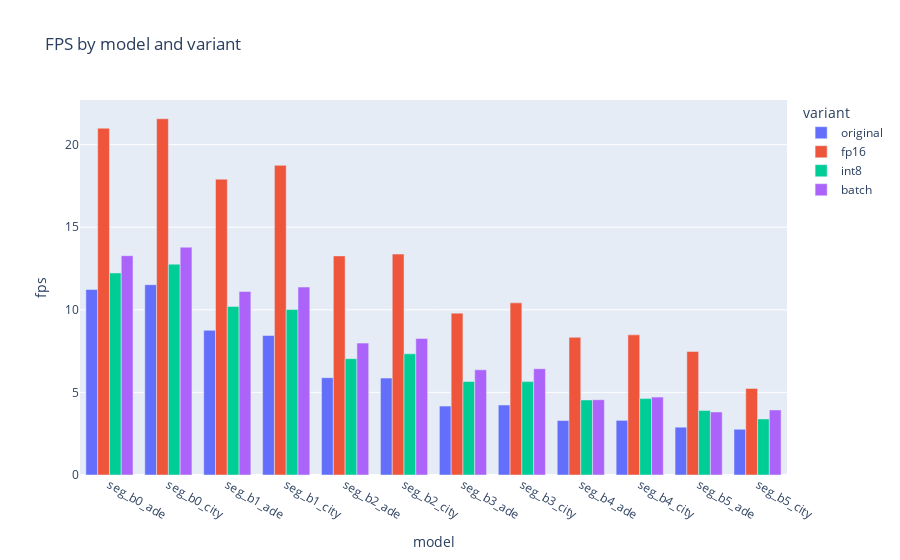
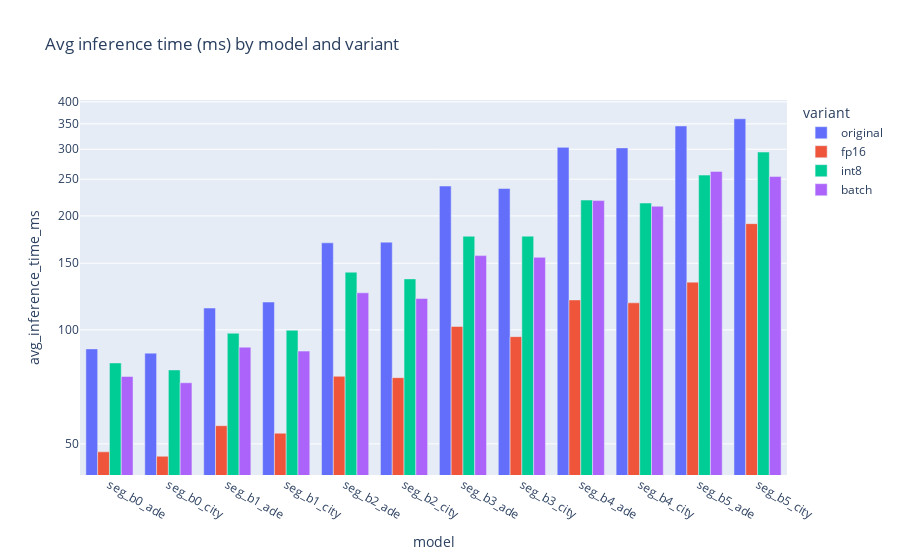
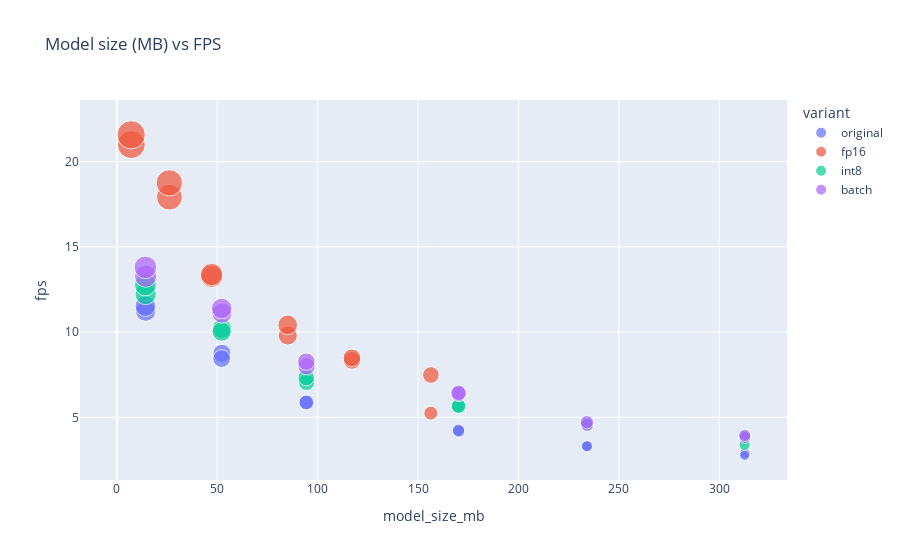

Notebook code cell kept with these figures, in order:
### Markdown cell above
# Visualize optimized models comparison results

This notebook scans the `optimized_models` directory for `comparison_*.json` files, aggregates the reported metrics (fps, avg_inference_time_ms, model_size_mb, etc.), and renders interactive Plotly charts to compare variants (original, fp16, int8, batch) across models. Run the code cell below to produce the charts.

### Code cell
# Scan optimized_models for comparison_*.json but only use the latest session per model — only direct folders named "seg_*" — aggregate and plot with Plotly
import json
from pathlib import Path
import pandas as pd
import plotly.express as px

# root should be the optimized_models folder (not the repo root)
root = Path("./")

rows = []
# iterate immediate child model folders whose name starts with 'seg_'
model_folders = sorted([p for p in root.iterdir() if p.is_dir() and p.name.startswith('seg_')])
for model_dir in model_folders:
    # find session subfolders inside the model_dir (e.g., 20250910_204734_000015)
    session_dirs = [d for d in model_dir.iterdir() if d.is_dir()]
    if not session_dirs:
        # sometimes files may be directly inside; check for comparison files directly
        candidates = list(model_dir.rglob('comparison_*.json'))
        if not candidates:
            continue
        latest_session_root = model_dir
    else:
        # choose the latest session by folder name (YYYYMMDD... lexicographical order works)
        # choose session by index: 1 = latest, 2 = second latest, etc. (lexicographical order)
        session_dirs_sorted = sorted(session_dirs, key=lambda d: d.name)
        session_index = 1  # 1 = latest, 2 = second latest, etc.
        if len(session_dirs_sorted) < session_index:
            continue  # skip if not enough sessions
        latest_session = session_dirs_sorted[-session_index]
        latest_session_root = latest_session

    # search within the latest session root for comparison_*.json files
    found = list(latest_session_root.rglob('comparison_*.json'))
    if not found:
        # if nothing found, try one level deeper (some layouts have an extra model-named folder)
        deeper = []
        for child in latest_session_root.iterdir():
            if child.is_dir():
                deeper.extend(child.rglob('comparison_*.json'))
        found = deeper

    if not found:
        # nothing to process for this model
        print(f"No comparison_*.json for model folder {model_dir.name} (checked latest session {latest_session_root})")
        continue

    # process all comparison files found in the chosen latest session
    for p in found:
        try:
            data = json.loads(p.read_text(encoding='utf-8'))
        except Exception as e:
            # print(f"Skipping {p}: {e}")
            continue
        model_label = model_dir.name
        # flatten the metrics
        for variant, metrics in data.items():
            row = dict(model=model_label, variant=variant, filepath=str(p), session=str(latest_session_root))
            if not isinstance(metrics, dict):
                # safety: sometimes JSON may be a list/other
                # print(f" Skipping {p} - invalid metrics format for variant {variant}")
                continue
            for k, v in metrics.items():
                row[k] = v
            rows.append(row)

if not rows:
    print('No comparison_*.json files found under', root, 'for latest sessions of seg_* folders')
else:
    df = pd.DataFrame(rows)
    # tidy up model names
    df['model'] = df['model'].astype(str)
    df['batch_size'] = df['batch_size'].fillna(1).astype(int)
    # Remove 'filepath' and 'session' columns for visualization only
    df_vis = df.drop(columns=['filepath', 'session'])
    display(df_vis)

    # Plot: FPS by model and variant
    if 'fps' in df.columns:
        fig1 = px.bar(df, x='model', y='fps', color='variant', barmode='group', title='FPS by model and variant')
        fig1.show()

    # Plot: inference time ms by model and variant
    if 'avg_inference_time_ms' in df.columns:
        fig2 = px.bar(df, x='model', y='avg_inference_time_ms', color='variant', barmode='group', title='Avg inference time (ms) by model and variant')
        fig2.update_yaxes(type='log')
        fig2.show()

    # Scatter: model size vs fps
    if 'model_size_mb' in df.columns and 'fps' in df.columns:
        fig3 = px.scatter(df, x='model_size_mb', y='fps', color='variant', hover_data=['model', 'filepath', 'session'], size='fps', title='Model size (MB) vs FPS')
        fig3.show()

    print('Done.')

### Figure 1 — Plotly figure (JSON) as saved in the notebook; plotly's stock layout.template omitted (floating-point values rounded to 4 significant figures)
{"data": [{"alignmentgroup": "True", "hovertemplate": "variant=original<br>model=%{x}<br>fps=%{y}<extra></extra>", "legendgroup": "original", "marker": {"color": "#636efa", "pattern": {"shape": ""}}, "name": "original", "offsetgroup": "original", "orientation": "v", "showlegend": true, "textposition": "auto", "type": "bar", "x": ["seg_b0_ade", "seg_b0_city", "seg_b1_ade", "seg_b1_city", "seg_b2_ade", "seg_b2_city", "seg_b3_ade", "seg_b3_city", "seg_b4_ade", "seg_b4_city", "seg_b5_ade", "seg_b5_city"], "xaxis": "x", "y": [11.23, 11.52, 8.757, 8.442, 5.89, 5.866, 4.171, 4.234, 3.296, 3.307, 2.894, 2.77], "yaxis": "y"}, {"alignmentgroup": "True", "hovertemplate": "variant=fp16<br>model=%{x}<br>fps=%{y}<extra></extra>", "legendgroup": "fp16", "marker": {"color": "#EF553B", "pattern": {"shape": ""}}, "name": "fp16", "offsetgroup": "fp16", "orientation": "v", "showlegend": true, "textposition": "auto", "type": "bar", "x": ["seg_b0_ade", "seg_b0_city", "seg_b1_ade", "seg_b1_city", "seg_b2_ade", "seg_b2_city", "seg_b3_ade", "seg_b3_city", "seg_b4_ade", "seg_b4_city", "seg_b5_ade", "seg_b5_city"], "xaxis": "x", "y": [20.99, 21.56, 17.91, 18.74, 13.26, 13.37, 9.796, 10.42, 8.334, 8.484, 7.481, 5.241], "yaxis": "y"}, {"alignmentgroup": "True", "hovertemplate": "variant=int8<br>model=%{x}<br>fps=%{y}<extra></extra>", "legendgroup": "int8", "marker": {"color": "#00cc96", "pattern": {"shape": ""}}, "name": "int8", "offsetgroup": "int8", "orientation": "v", "showlegend": true, "textposition": "auto", "type": "bar", "x": ["seg_b0_ade", "seg_b0_city", "seg_b1_ade", "seg_b1_city", "seg_b2_ade", "seg_b2_city", "seg_b3_ade", "seg_b3_city", "seg_b4_ade", "seg_b4_city", "seg_b5_ade", "seg_b5_city"], "xaxis": "x", "y": [12.23, 12.76, 10.21, 10.02, 7.041, 7.334, 5.659, 5.655, 4.541, 4.624, 3.902, 3.391], "yaxis": "y"}, {"alignmentgroup": "True", "hovertemplate": "variant=batch<br>model=%{x}<br>fps=%{y}<extra></extra>", "legendgroup": "batch", "marker": {"color": "#ab63fa", "pattern": {"shape": ""}}, "name": "batch", "offsetgroup": "batch", "orientation": "v", "showlegend": true, "textposition": "auto", "type": "bar", "x": ["seg_b0_ade", "seg_b0_city", "seg_b1_ade", "seg_b1_city", "seg_b2_ade", "seg_b2_city", "seg_b3_ade", "seg_b3_city", "seg_b4_ade", "seg_b4_city", "seg_b5_ade", "seg_b5_city"], "xaxis": "x", "y": [13.27, 13.79, 11.11, 11.38, 7.983, 8.264, 6.367, 6.433, 4.556, 4.714, 3.815, 3.937], "yaxis": "y"}], "layout": {"barmode": "group", "legend": {"title": {"text": "variant"}, "tracegroupgap": 0}, "title": {"text": "FPS by model and variant"}, "xaxis": {"anchor": "y", "domain": [0, 1], "title": {"text": "model"}}, "yaxis": {"anchor": "x", "domain": [0, 1], "title": {"text": "fps"}}}}

### Figure 2 — Plotly figure (JSON) as saved in the notebook; plotly's stock layout.template omitted (floating-point values rounded to 4 significant figures)
{"data": [{"alignmentgroup": "True", "hovertemplate": "variant=original<br>model=%{x}<br>avg_inference_time_ms=%{y}<extra></extra>", "legendgroup": "original", "marker": {"color": "#636efa", "pattern": {"shape": ""}}, "name": "original", "offsetgroup": "original", "orientation": "v", "showlegend": true, "textposition": "auto", "type": "bar", "x": ["seg_b0_ade", "seg_b0_city", "seg_b1_ade", "seg_b1_city", "seg_b2_ade", "seg_b2_city", "seg_b3_ade", "seg_b3_city", "seg_b4_ade", "seg_b4_city", "seg_b5_ade", "seg_b5_city"], "xaxis": "x", "y": [89.07, 86.81, 114.2, 118.5, 169.8, 170.5, 239.8, 236.2, 303.4, 302.4, 345.5, 361.0], "yaxis": "y"}, {"alignmentgroup": "True", "hovertemplate": "variant=fp16<br>model=%{x}<br>avg_inference_time_ms=%{y}<extra></extra>", "legendgroup": "fp16", "marker": {"color": "#EF553B", "pattern": {"shape": ""}}, "name": "fp16", "offsetgroup": "fp16", "orientation": "v", "showlegend": true, "textposition": "auto", "type": "bar", "x": ["seg_b0_ade", "seg_b0_city", "seg_b1_ade", "seg_b1_city", "seg_b2_ade", "seg_b2_city", "seg_b3_ade", "seg_b3_city", "seg_b4_ade", "seg_b4_city", "seg_b5_ade", "seg_b5_city"], "xaxis": "x", "y": [47.64, 46.37, 55.84, 53.35, 75.4, 74.78, 102.1, 95.98, 120.0, 117.9, 133.7, 190.8], "yaxis": "y"}, {"alignmentgroup": "True", "hovertemplate": "variant=int8<br>model=%{x}<br>avg_inference_time_ms=%{y}<extra></extra>", "legendgroup": "int8", "marker": {"color": "#00cc96", "pattern": {"shape": ""}}, "name": "int8", "offsetgroup": "int8", "orientation": "v", "showlegend": true, "textposition": "auto", "type": "bar", "x": ["seg_b0_ade", "seg_b0_city", "seg_b1_ade", "seg_b1_city", "seg_b2_ade", "seg_b2_city", "seg_b3_ade", "seg_b3_city", "seg_b4_ade", "seg_b4_city", "seg_b5_ade", "seg_b5_city"], "xaxis": "x", "y": [81.78, 78.36, 97.98, 99.76, 142.0, 136.3, 176.7, 176.8, 220.2, 216.3, 256.3, 294.9], "yaxis": "y"}, {"alignmentgroup": "True", "hovertemplate": "variant=batch<br>model=%{x}<br>avg_inference_time_ms=%{y}<extra></extra>", "legendgroup": "batch", "marker": {"color": "#ab63fa", "pattern": {"shape": ""}}, "name": "batch", "offsetgroup": "batch", "orientation": "v", "showlegend": true, "textposition": "auto", "type": "bar", "x": ["seg_b0_ade", "seg_b0_city", "seg_b1_ade", "seg_b1_city", "seg_b2_ade", "seg_b2_city", "seg_b3_ade", "seg_b3_city", "seg_b4_ade", "seg_b4_city", "seg_b5_ade", "seg_b5_city"], "xaxis": "x", "y": [75.34, 72.51, 90.0, 87.88, 125.3, 121.0, 157.1, 155.5, 219.5, 212.1, 262.1, 254.0], "yaxis": "y"}], "layout": {"barmode": "group", "legend": {"title": {"text": "variant"}, "tracegroupgap": 0}, "title": {"text": "Avg inference time (ms) by model and variant"}, "xaxis": {"anchor": "y", "domain": [0, 1], "title": {"text": "model"}}, "yaxis": {"anchor": "x", "domain": [0, 1], "title": {"text": "avg_inference_time_ms"}, "type": "log"}}}

### Figure 3 — Plotly figure (JSON) as saved in the notebook; plotly's stock layout.template omitted (floating-point values rounded to 4 significant figures)
{"data": [{"customdata": [["seg_b0_ade", "seg_b0_ade\\20250911_173448_000015\\seg_b0_ade\\comparison_seg_b0_ade.json", "seg_b0_ade\\20250911_173448_000015"], ["seg_b0_city", "seg_b0_city\\20250911_173453_000016\\seg_b0_city\\comparison_seg_b0_city.json", "seg_b0_city\\20250911_173453_000016"], ["seg_b1_ade", "seg_b1_ade\\20250911_173458_000017\\seg_b1_ade\\comparison_seg_b1_ade.json", "seg_b1_ade\\20250911_173458_000017"], ["seg_b1_city", "seg_b1_city\\20250911_173504_000018\\seg_b1_city\\comparison_seg_b1_city.json", "seg_b1_city\\20250911_173504_000018"], ["seg_b2_ade", "seg_b2_ade\\20250911_173511_000019\\seg_b2_ade\\comparison_seg_b2_ade.json", "seg_b2_ade\\20250911_173511_000019"], ["seg_b2_city", "seg_b2_city\\20250911_173521_000020\\seg_b2_city\\comparison_seg_b2_city.json", "seg_b2_city\\20250911_173521_000020"], ["seg_b3_ade", "seg_b3_ade\\20250911_173532_000021\\seg_b3_ade\\comparison_seg_b3_ade.json", "seg_b3_ade\\20250911_173532_000021"], ["seg_b3_city", "seg_b3_city\\20250911_173548_000022\\seg_b3_city\\comparison_seg_b3_city.json", "seg_b3_city\\20250911_173548_000022"], ["seg_b4_ade", "seg_b4_ade\\20250911_173605_000023\\seg_b4_ade\\comparison_seg_b4_ade.json", "seg_b4_ade\\20250911_173605_000023"], ["seg_b4_city", "seg_b4_city\\20250911_173626_000024\\seg_b4_city\\comparison_seg_b4_city.json", "seg_b4_city\\20250911_173626_000024"], ["seg_b5_ade", "seg_b5_ade\\20250911_173650_000025\\seg_b5_ade\\comparison_seg_b5_ade.json", "seg_b5_ade\\20250911_173650_000025"], ["seg_b5_city", "seg_b5_city\\20250911_173721_000026\\seg_b5_city\\comparison_seg_b5_city.json", "seg_b5_city\\20250911_173721_000026"]], "hovertemplate": "variant=original<br>model_size_mb=%{x}<br>fps=%{marker.size}<br>model=%{customdata[0]}<br>filepath=%{customdata[1]}<br>session=%{customdata[2]}<extra></extra>", "legendgroup": "original", "marker": {"color": "#636efa", "size": [11.23, 11.52, 8.757, 8.442, 5.89, 5.866, 4.171, 4.234, 3.296, 3.307, 2.894, 2.77], "sizemode": "area", "sizeref": 0.05391, "symbol": "circle"}, "mode": "markers", "name": "original", "orientation": "v", "showlegend": true, "type": "scatter", "x": [14.33, 14.2, 52.34, 52.21, 94.47, 94.34, 170.3, 170.2, 234.3, 234.1, 312.8, 312.7], "xaxis": "x", "y": [11.23, 11.52, 8.757, 8.442, 5.89, 5.866, 4.171, 4.234, 3.296, 3.307, 2.894, 2.77], "yaxis": "y"}, {"customdata": [["seg_b0_ade", "seg_b0_ade\\20250911_173448_000015\\seg_b0_ade\\comparison_seg_b0_ade.json", "seg_b0_ade\\20250911_173448_000015"], ["seg_b0_city", "seg_b0_city\\20250911_173453_000016\\seg_b0_city\\comparison_seg_b0_city.json", "seg_b0_city\\20250911_173453_000016"], ["seg_b1_ade", "seg_b1_ade\\20250911_173458_000017\\seg_b1_ade\\comparison_seg_b1_ade.json", "seg_b1_ade\\20250911_173458_000017"], ["seg_b1_city", "seg_b1_city\\20250911_173504_000018\\seg_b1_city\\comparison_seg_b1_city.json", "seg_b1_city\\20250911_173504_000018"], ["seg_b2_ade", "seg_b2_ade\\20250911_173511_000019\\seg_b2_ade\\comparison_seg_b2_ade.json", "seg_b2_ade\\20250911_173511_000019"], ["seg_b2_city", "seg_b2_city\\20250911_173521_000020\\seg_b2_city\\comparison_seg_b2_city.json", "seg_b2_city\\20250911_173521_000020"], ["seg_b3_ade", "seg_b3_ade\\20250911_173532_000021\\seg_b3_ade\\comparison_seg_b3_ade.json", "seg_b3_ade\\20250911_173532_000021"], ["seg_b3_city", "seg_b3_city\\20250911_173548_000022\\seg_b3_city\\comparison_seg_b3_city.json", "seg_b3_city\\20250911_173548_000022"], ["seg_b4_ade", "seg_b4_ade\\20250911_173605_000023\\seg_b4_ade\\comparison_seg_b4_ade.json", "seg_b4_ade\\20250911_173605_000023"], ["seg_b4_city", "seg_b4_city\\20250911_173626_000024\\seg_b4_city\\comparison_seg_b4_city.json", "seg_b4_city\\20250911_173626_000024"], ["seg_b5_ade", "seg_b5_ade\\20250911_173650_000025\\seg_b5_ade\\comparison_seg_b5_ade.json", "seg_b5_ade\\20250911_173650_000025"], ["seg_b5_city", "seg_b5_city\\20250911_173721_000026\\seg_b5_city\\comparison_seg_b5_city.json", "seg_b5_city\\20250911_173721_000026"]], "hovertemplate": "variant=fp16<br>model_size_mb=%{x}<br>fps=%{marker.size}<br>model=%{customdata[0]}<br>filepath=%{customdata[1]}<br>session=%{customdata[2]}<extra></extra>", "legendgroup": "fp16", "marker": {"color": "#EF553B", "size": [20.99, 21.56, 17.91, 18.74, 13.26, 13.37, 9.796, 10.42, 8.334, 8.484, 7.481, 5.241], "sizemode": "area", "sizeref": 0.05391, "symbol": "circle"}, "mode": "markers", "name": "fp16", "orientation": "v", "showlegend": true, "type": "scatter", "x": [7.165, 7.1, 26.17, 26.1, 47.23, 47.17, 85.14, 85.08, 117.1, 117.1, 156.4, 156.4], "xaxis": "x", "y": [20.99, 21.56, 17.91, 18.74, 13.26, 13.37, 9.796, 10.42, 8.334, 8.484, 7.481, 5.241], "yaxis": "y"}, {"customdata": [["seg_b0_ade", "seg_b0_ade\\20250911_173448_000015\\seg_b0_ade\\comparison_seg_b0_ade.json", "seg_b0_ade\\20250911_173448_000015"], ["seg_b0_city", "seg_b0_city\\20250911_173453_000016\\seg_b0_city\\comparison_seg_b0_city.json", "seg_b0_city\\20250911_173453_000016"], ["seg_b1_ade", "seg_b1_ade\\20250911_173458_000017\\seg_b1_ade\\comparison_seg_b1_ade.json", "seg_b1_ade\\20250911_173458_000017"], ["seg_b1_city", "seg_b1_city\\20250911_173504_000018\\seg_b1_city\\comparison_seg_b1_city.json", "seg_b1_city\\20250911_173504_000018"], ["seg_b2_ade", "seg_b2_ade\\20250911_173511_000019\\seg_b2_ade\\comparison_seg_b2_ade.json", "seg_b2_ade\\20250911_173511_000019"], ["seg_b2_city", "seg_b2_city\\20250911_173521_000020\\seg_b2_city\\comparison_seg_b2_city.json", "seg_b2_city\\20250911_173521_000020"], ["seg_b3_ade", "seg_b3_ade\\20250911_173532_000021\\seg_b3_ade\\comparison_seg_b3_ade.json", "seg_b3_ade\\20250911_173532_000021"], ["seg_b3_city", "seg_b3_city\\20250911_173548_000022\\seg_b3_city\\comparison_seg_b3_city.json", "seg_b3_city\\20250911_173548_000022"], ["seg_b4_ade", "seg_b4_ade\\20250911_173605_000023\\seg_b4_ade\\comparison_seg_b4_ade.json", "seg_b4_ade\\20250911_173605_000023"], ["seg_b4_city", "seg_b4_city\\20250911_173626_000024\\seg_b4_city\\comparison_seg_b4_city.json", "seg_b4_city\\20250911_173626_000024"], ["seg_b5_ade", "seg_b5_ade\\20250911_173650_000025\\seg_b5_ade\\comparison_seg_b5_ade.json", "seg_b5_ade\\20250911_173650_000025"], ["seg_b5_city", "seg_b5_city\\20250911_173721_000026\\seg_b5_city\\comparison_seg_b5_city.json", "seg_b5_city\\20250911_173721_000026"]], "hovertemplate": "variant=int8<br>model_size_mb=%{x}<br>fps=%{marker.size}<br>model=%{customdata[0]}<br>filepath=%{customdata[1]}<br>session=%{customdata[2]}<extra></extra>", "legendgroup": "int8", "marker": {"color": "#00cc96", "size": [12.23, 12.76, 10.21, 10.02, 7.041, 7.334, 5.659, 5.655, 4.541, 4.624, 3.902, 3.391], "sizemode": "area", "sizeref": 0.05391, "symbol": "circle"}, "mode": "markers", "name": "int8", "orientation": "v", "showlegend": true, "type": "scatter", "x": [14.33, 14.2, 52.34, 52.21, 94.47, 94.34, 170.3, 170.2, 234.3, 234.1, 312.8, 312.7], "xaxis": "x", "y": [12.23, 12.76, 10.21, 10.02, 7.041, 7.334, 5.659, 5.655, 4.541, 4.624, 3.902, 3.391], "yaxis": "y"}, {"customdata": [["seg_b0_ade", "seg_b0_ade\\20250911_173448_000015\\seg_b0_ade\\comparison_seg_b0_ade.json", "seg_b0_ade\\20250911_173448_000015"], ["seg_b0_city", "seg_b0_city\\20250911_173453_000016\\seg_b0_city\\comparison_seg_b0_city.json", "seg_b0_city\\20250911_173453_000016"], ["seg_b1_ade", "seg_b1_ade\\20250911_173458_000017\\seg_b1_ade\\comparison_seg_b1_ade.json", "seg_b1_ade\\20250911_173458_000017"], ["seg_b1_city", "seg_b1_city\\20250911_173504_000018\\seg_b1_city\\comparison_seg_b1_city.json", "seg_b1_city\\20250911_173504_000018"], ["seg_b2_ade", "seg_b2_ade\\20250911_173511_000019\\seg_b2_ade\\comparison_seg_b2_ade.json", "seg_b2_ade\\20250911_173511_000019"], ["seg_b2_city", "seg_b2_city\\20250911_173521_000020\\seg_b2_city\\comparison_seg_b2_city.json", "seg_b2_city\\20250911_173521_000020"], ["seg_b3_ade", "seg_b3_ade\\20250911_173532_000021\\seg_b3_ade\\comparison_seg_b3_ade.json", "seg_b3_ade\\20250911_173532_000021"], ["seg_b3_city", "seg_b3_city\\20250911_173548_000022\\seg_b3_city\\comparison_seg_b3_city.json", "seg_b3_city\\20250911_173548_000022"], ["seg_b4_ade", "seg_b4_ade\\20250911_173605_000023\\seg_b4_ade\\comparison_seg_b4_ade.json", "seg_b4_ade\\20250911_173605_000023"], ["seg_b4_city", "seg_b4_city\\20250911_173626_000024\\seg_b4_city\\comparison_seg_b4_city.json", "seg_b4_city\\20250911_173626_000024"], ["seg_b5_ade", "seg_b5_ade\\20250911_173650_000025\\seg_b5_ade\\comparison_seg_b5_ade.json", "seg_b5_ade\\20250911_173650_000025"], ["seg_b5_city", "seg_b5_city\\20250911_173721_000026\\seg_b5_city\\comparison_seg_b5_city.json", "seg_b5_city\\20250911_173721_000026"]], "hovertemplate": "variant=batch<br>model_size_mb=%{x}<br>fps=%{marker.size}<br>model=%{customdata[0]}<br>filepath=%{customdata[1]}<br>session=%{customdata[2]}<extra></extra>", "legendgroup": "batch", "marker": {"color": "#ab63fa", "size": [13.27, 13.79, 11.11, 11.38, 7.983, 8.264, 6.367, 6.433, 4.556, 4.714, 3.815, 3.937], "sizemode": "area", "sizeref": 0.05391, "symbol": "circle"}, "mode": "markers", "name": "batch", "orientation": "v", "showlegend": true, "type": "scatter", "x": [14.33, 14.2, 52.34, 52.21, 94.47, 94.34, 170.3, 170.2, 234.3, 234.1, 312.8, 312.7], "xaxis": "x", "y": [13.27, 13.79, 11.11, 11.38, 7.983, 8.264, 6.367, 6.433, 4.556, 4.714, 3.815, 3.937], "yaxis": "y"}], "layout": {"legend": {"itemsizing": "constant", "title": {"text": "variant"}, "tracegroupgap": 0}, "title": {"text": "Model size (MB) vs FPS"}, "xaxis": {"anchor": "y", "domain": [0, 1], "title": {"text": "model_size_mb"}}, "yaxis": {"anchor": "x", "domain": [0, 1], "title": {"text": "fps"}}}}
